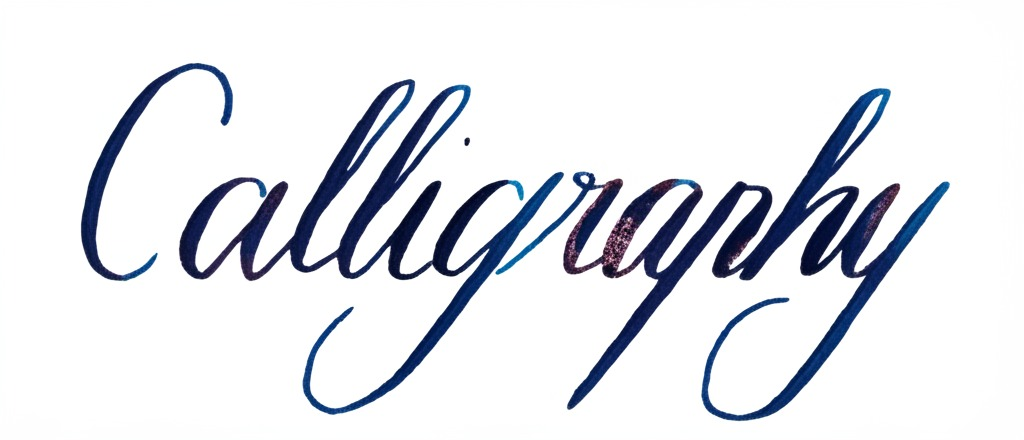
#> input picture backend/atest/calligraphic.png, 1024 x 440 px, found by its file name
$ python continuous_part_coverage.py
#> lines starting #> are read from the running program, lines starting #| are printed output that depends on the picture; after the words box and inside, x2 and y2 are one past the last pixel; in counts of white or black regions, pixels touching at a corner belong together
import cv2
import numpy as np
import matplotlib.pyplot as plt
import base64
from io import BytesIO

class ContinuousPartCoverageAnalyzer:
    def __init__(self, image_input, is_base64=True):
        """
        Initializes the analyzer by loading the original color image.
        """
#> called with is_base64 = False
        self.img_color = None

        if is_base64:
            img_data = base64.b64decode(image_input)
            nparr = np.frombuffer(img_data, np.uint8)
            self.img_color = cv2.imdecode(nparr, cv2.IMREAD_COLOR)
            if self.img_color is None:
                raise ValueError("Could not decode base64 image as color.")
        else:
            self.img_color = cv2.imread(image_input, cv2.IMREAD_COLOR)
#> self.img_color is the input picture: shape (440, 1024, 3); mean B, G, R 234.2, 228.9, 226.8
            if self.img_color is None:
                raise ValueError(f"Could not read image as color at path: {image_input}")

        self.original_height, self.original_width = self.img_color.shape[:2]
#> self.original_height = 440; self.original_width = 1024
        self.binary_image = None
        self.contours = []
        self.total_bounding_box = None
        self.continuous_part_boxes = []

    def _reset_analysis_data(self):
        """
        Clears intermediate data from previous analysis runs.
        """
        self.binary_image = None
        self.contours = []
        self.total_bounding_box = None
        self.continuous_part_boxes = []

    def preprocess_image(self):
        """
        Applies preprocessing: Grayscale, Blur, Otsu Thresholding.
        Stores results in self.binary_image.
        Uses fixed internal parameters.
        """
        BLUR_KSIZE = 7

        # 1. Grayscale
        gray_image = cv2.cvtColor(self.img_color, cv2.COLOR_BGR2GRAY)
        processed = gray_image.copy()

        # 2. Gaussian Blur
        if BLUR_KSIZE > 1:
            ksize = BLUR_KSIZE if BLUR_KSIZE % 2 != 0 else BLUR_KSIZE + 1
            processed = cv2.GaussianBlur(processed, (ksize, ksize), 0)

        # 3. Adaptive Thresholding
        threshold = cv2.adaptiveThreshold(processed, 255, cv2.ADAPTIVE_THRESH_GAUSSIAN_C, cv2.THRESH_BINARY_INV, 11, 2)

        # 4. Morphological Closing
        kernel = np.ones((3, 3), np.uint8)
        self.binary_image = cv2.morphologyEx(threshold, cv2.MORPH_CLOSE, kernel)

    def _calculate_coverage_ratio(self):
        """
        Calculates the Continuous Part Coverage Ratio using fixed internal parameters.
        Corrects for overlaps.
        """
        CONTINUOUS_PART_THRESHOLD_FACTOR = 0.1775

        metrics = {
            'total_text_width': 0,
            'continuous_part_count': 0,
            'sum_individual_part_widths': 0,
            'effective_covered_width': 0,
            'continuous_part_coverage_ratio': 0.0,
            'threshold_factor_used': CONTINUOUS_PART_THRESHOLD_FACTOR
        }

        plot_data = {
            'total_bounding_box': None,
            'continuous_part_boxes': []
        }

        self.contours, _ = cv2.findContours(self.binary_image, cv2.RETR_EXTERNAL, cv2.CHAIN_APPROX_SIMPLE)

        if not self.contours:
            return metrics, plot_data

        all_points = np.vstack(self.contours).squeeze()

        if all_points.ndim == 1:
            all_points = np.array([all_points])

        if all_points.size == 0:
            return metrics, plot_data

        min_x, min_y = all_points.min(axis=0)
        max_x, max_y = all_points.max(axis=0)
        total_width = max(1, max_x - min_x + 1)
        total_height = max(1, max_y - min_y + 1)
        self.total_bounding_box = (min_x, min_y, total_width, total_height)
        metrics['total_text_width'] = total_width
        plot_data['total_bounding_box'] = self.total_bounding_box
        width_threshold_pixels = total_width * CONTINUOUS_PART_THRESHOLD_FACTOR
        self.continuous_part_boxes = []
        sum_individual_widths = 0

        for cnt in self.contours:
            x, y, w, h = cv2.boundingRect(cnt)
            if w > width_threshold_pixels:
                self.continuous_part_boxes.append((x, y, w, h))
                sum_individual_widths += w

        plot_data['continuous_part_boxes'] = self.continuous_part_boxes
        metrics['continuous_part_count'] = len(self.continuous_part_boxes)
        metrics['sum_individual_part_widths'] = sum_individual_widths

        if not self.continuous_part_boxes:
            metrics['effective_covered_width'] = 0
        else:
            horizontal_coverage_mask = np.zeros(total_width, dtype=bool)
            for (x_part, _, w_part, _) in self.continuous_part_boxes:
                mask_start_idx = max(0, x_part - min_x)
                mask_end_idx = min(total_width, x_part + w_part - min_x)

                if mask_end_idx > mask_start_idx:
                     horizontal_coverage_mask[mask_start_idx:mask_end_idx] = True

            effective_width = np.sum(horizontal_coverage_mask)
            metrics['effective_covered_width'] = effective_width

        if total_width > 0:
             metrics['continuous_part_coverage_ratio'] = metrics['effective_covered_width'] / total_width
        else:
             metrics['continuous_part_coverage_ratio'] = 0.0

        return metrics, plot_data

    def _generate_visualization(self, metrics, plot_data):
        """
        Generates visualization plots, including a coverage ratio bar chart.
        Uses fixed display parameters.
        """
        # --- Fixed Visualization Parameters ---
        FIGURE_SIZE = (12, 8)
        TOTAL_BOX_COLOR = (0, 0, 255) # Blue in BGR
        PART_BOX_COLOR = (0, 255, 0) # Green in BGR
        BOX_THICKNESS = 2
        # Colors for the bar chart segments
        COVERED_BAR_COLOR = 'seagreen'
        UNCOVERED_BAR_COLOR = 'lightcoral'
        LAYOUT_PADDING = 1.5

        graphs = []
        if self.img_color is None or self.binary_image is None or plot_data is None:
            print("Warning: Cannot generate visualization, required data missing.")
            return graphs

        plt.figure("Continuous Part Coverage Analysis", figsize=FIGURE_SIZE)

        # Plot 1: Original Image
        plt.subplot(2, 2, 1)
        img_rgb = cv2.cvtColor(self.img_color, cv2.COLOR_BGR2RGB)
        plt.imshow(img_rgb)
        plt.title("Original Image")
        plt.axis('off')

        # Plot 2: Preprocessed Image
        plt.subplot(2, 2, 2)
        plt.imshow(self.binary_image, cmap='gray')
        plt.title("Preprocessed Image")
        plt.axis('off')

        # Plot 3: Detected Continuous Parts
        plt.subplot(2, 2, 3)
        vis_img_boxes = img_rgb.copy()
        if plot_data.get('total_bounding_box'):
            x_t, y_t, w_t, h_t = plot_data['total_bounding_box']
            cv2.rectangle(vis_img_boxes, (x_t, y_t), (x_t + w_t, y_t + h_t), TOTAL_BOX_COLOR, BOX_THICKNESS)
        cont_part_boxes = plot_data.get('continuous_part_boxes', [])
        for (x, y, w, h) in cont_part_boxes:
            cv2.rectangle(vis_img_boxes, (x, y), (x + w, y + h), PART_BOX_COLOR, BOX_THICKNESS)
        plt.imshow(vis_img_boxes)
        plt.title(f"Total Box (Blue), Continuous Parts (Green, {len(cont_part_boxes)})")
        plt.axis('off')

        # --- Plot 4: Coverage Ratio Stacked Bar Chart ---
        plt.subplot(2, 2, 4)
        total_w = metrics.get('total_text_width', 0)
        effective_w = metrics.get('effective_covered_width', 0)
        ratio = metrics.get('continuous_part_coverage_ratio', 0.0)

        # Ensure effective width doesn't exceed total width (can happen with rounding)
        effective_w = min(effective_w, total_w)
        uncovered_w = total_w - effective_w

        # Data for the stacked bar chart
        widths = [effective_w, uncovered_w]
        labels = ['Covered by Parts', 'Uncovered']
        colors = [COVERED_BAR_COLOR, UNCOVERED_BAR_COLOR]
        y_pos = 0 # Position on y-axis (only one bar)

        # Plot the bars stacked horizontally
        plt.barh(y_pos, widths[0], color=colors[0], label=labels[0])
        plt.barh(y_pos, widths[1], left=widths[0], color=colors[1], label=labels[1])

        # Add labels and title
        plt.xlabel("Width (pixels)")
        plt.title(f"Continuous Part Coverage Ratio: {ratio:.3f}")
        plt.yticks([], []) # Hide y-axis ticks as it's just one category
        plt.legend(loc='lower right', fontsize='small')

        # Set x-axis limits to show the full bar nicely
        plt.xlim(0, total_w * 1.05) # Add a little padding

        # Optional: Add text annotation for the ratio value
        plt.text(total_w / 2, y_pos, f"{ratio*100:.1f}%",
                 ha='center', va='center', color='white', fontweight='bold')


        plt.tight_layout(pad=LAYOUT_PADDING)

        # Save plot to buffer and encode
        buf = BytesIO()
        plt.savefig(buf, format='png', bbox_inches='tight')
        buf.seek(0)
        plot_base64 = base64.b64encode(buf.getvalue()).decode('utf-8')
        plt.close() # Close the figure explicitly

        graphs.append(plot_base64)
        return graphs

    def analyze(self, debug=False):
        """
        Orchestrates the analysis process with fixed internal parameters.
        """
        self._reset_analysis_data()
        self.preprocess_image()
#> in preprocess_image, `processed = cv2.GaussianBlur(processed, (ksize, ksize), 0)`:
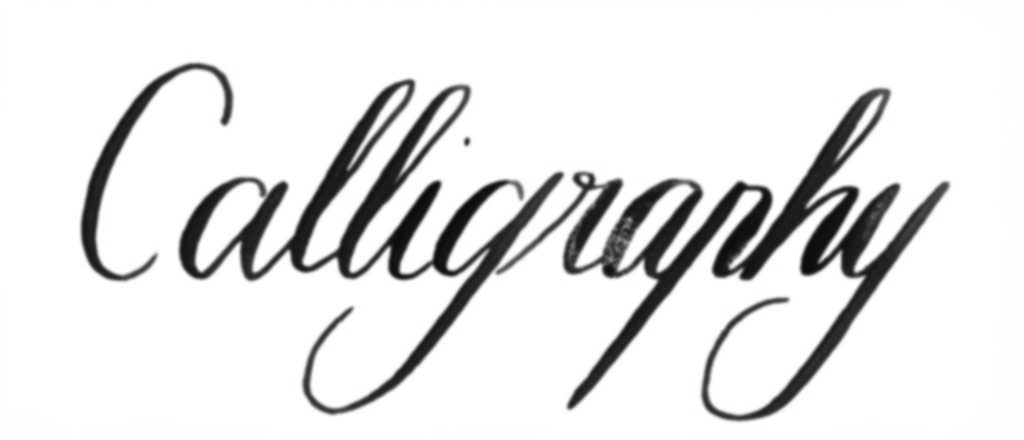
#> processed: shape (440, 1024); min 10, max 255, mean 228.9
#> in preprocess_image, `threshold = cv2.adaptiveThreshold(processed, 255, cv2.ADAPTIVE_THRESH_..`:
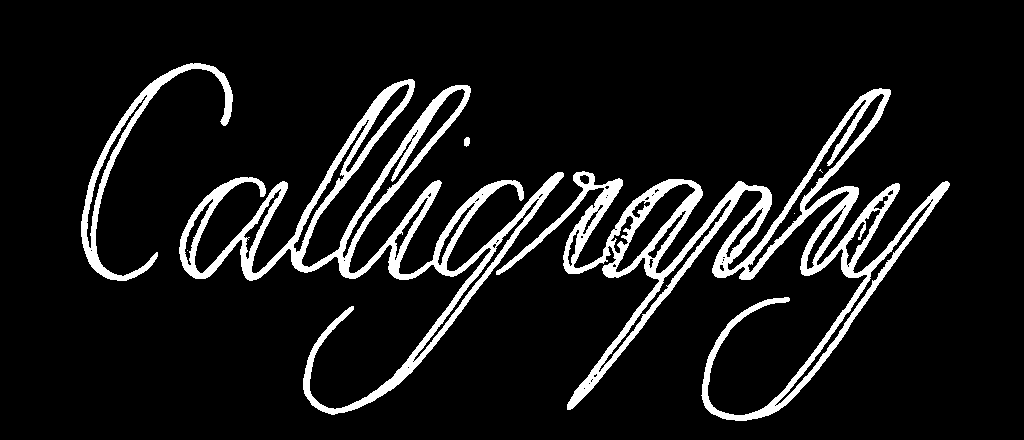
#> threshold: shape (440, 1024); 9.6% white; 7 white regions (3 under 20 px), largest, box (x1, y1, x2, y2) and area: (496, 88, 950, 421) 21652, (179, 79, 564, 415) 18054, (81, 63, 233, 281) 3632, (464, 137, 470, 147) 49
#> in preprocess_image, `self.binary_image = cv2.morphologyEx(threshold, cv2.MORPH_CLOSE, kernel)`:
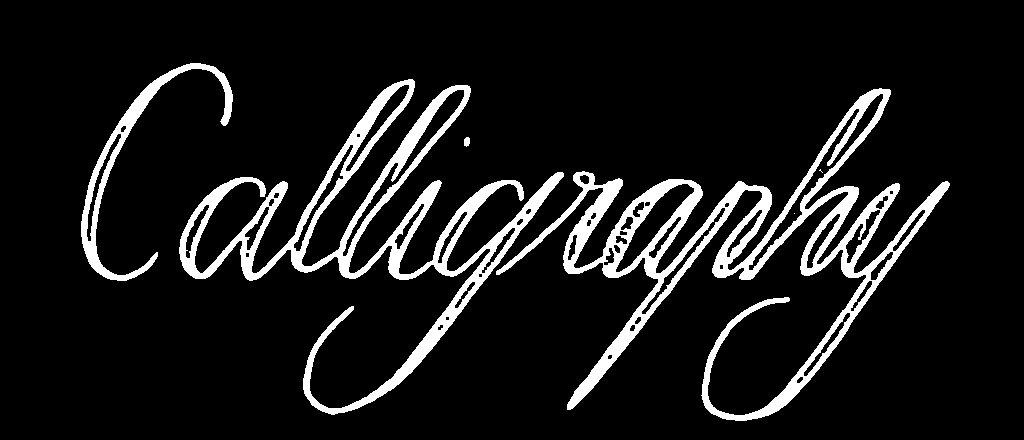
#> self.binary_image: shape (440, 1024); 9.9% white; 6 white regions (2 under 20 px)
        metrics, plot_data = self._calculate_coverage_ratio()
#> in _calculate_coverage_ratio, `self.contours, _ = cv2.findContours(self.binary_image, cv2.RETR_EXTERN..`: self.contours = 4 contours; box (x1, y1, x2, y2) and area: (496, 88, 950, 421) 27752, (179, 79, 564, 415) 21656, (81, 63, 233, 281) 3848, (464, 137, 470, 147) 37
#> in _calculate_coverage_ratio, `all_points = np.vstack(self.contours).squeeze()`: all_points = 3634 pairs, first value 81 to 949, second value 63 to 420
#> in _calculate_coverage_ratio, `min_x, min_y = all_points.min(axis=0)`: min_x = 81; min_y = 63
#> in _calculate_coverage_ratio, `max_x, max_y = all_points.max(axis=0)`: max_x = 949; max_y = 420
#> in _calculate_coverage_ratio, `total_width = max(1, max_x - min_x + 1)`: total_width = 869
#> in _calculate_coverage_ratio, `total_height = max(1, max_y - min_y + 1)`: total_height = 358
#> in _calculate_coverage_ratio, `self.total_bounding_box = (min_x, min_y, total_width, total_height)`: self.total_bounding_box = (81, 63, 869, 358)
#> in _calculate_coverage_ratio, `width_threshold_pixels = total_width * CONTINUOUS_PART_THRESHOLD_FACTOR`: width_threshold_pixels = 154.2
#> the loop in _calculate_coverage_ratio, `for cnt in self.contours:` made 4 passes
#> (x, y, w, h, sum_individual_widths) on passes 2 to 3: (496, 88, 454, 333, 454), (179, 79, 385, 336, 839)
#> (x, y, w, h) on passes 1, 4: (464, 137, 6, 10), (81, 63, 152, 218)
#> after the loop in _calculate_coverage_ratio, `for cnt in self.contours:`: self.continuous_part_boxes = [(496, 88, 454, 333), (179, 79, 385, 336)]; sum_individual_widths = 839
#> the loop in _calculate_coverage_ratio, `for (x_part, _, w_part, _) in self.continuous_part_boxes:` made 2 passes
#> (x_part, w_part, mask_start_idx, mask_end_idx) on passes 1 to 2: (496, 454, 415, 869), (179, 385, 98, 483)
#> in _calculate_coverage_ratio, `effective_width = np.sum(horizontal_coverage_mask)`: effective_width = 771
#> metrics = {'total_text_width': 869, 'continuous_part_count': 2, 'sum_individual_part_widths': 839, 'effective_covered_width': 771, 'continuous_part_coverage_ratio': 0.887, 'threshold_factor_used': 0.177}; plot_data = {'total_bounding_box': (81, 63, 869, 358), 'continuous_part_boxes': [(496, 88, 454, 333), (179, 79, 385, 336)]}

        result = {'metrics': metrics, 'graphs': []}

        if 'error' in metrics:
            return result

        if debug:
            if plot_data and plot_data.get('total_bounding_box') is not None:
                result['graphs'] = self._generate_visualization(metrics, plot_data)
#> in _generate_visualization, `x_t, y_t, w_t, h_t = plot_data['total_bounding_box']`: x_t = 81; y_t = 63; w_t = 869; h_t = 358
#> in _generate_visualization, `cv2.rectangle(vis_img_boxes, (x_t, y_t), (x_t + w_t, y_t + h_t), TOTAL..`:
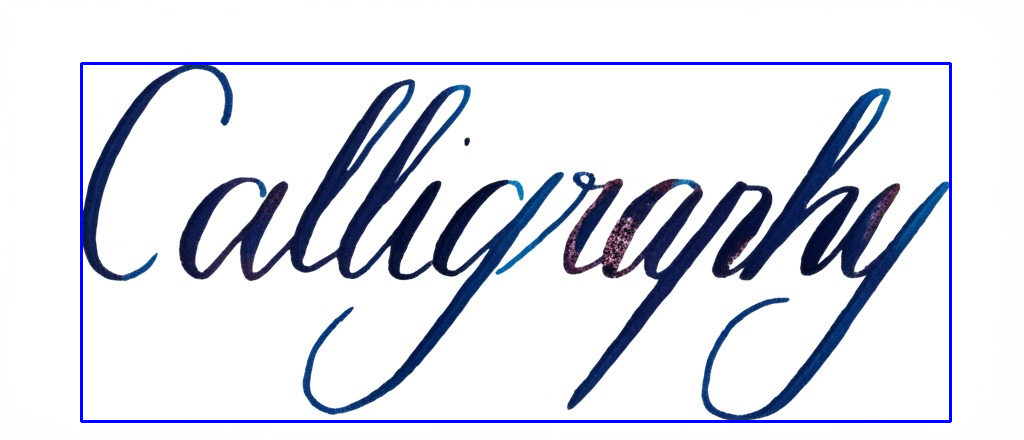
#> vis_img_boxes: shape (440, 1024, 3); mean R, G, B 222.7, 224.8, 234.2
#> in _generate_visualization, `cont_part_boxes = plot_data.get('continuous_part_boxes', [])`: cont_part_boxes = [(496, 88, 454, 333), (179, 79, 385, 336)]
#> the loop in _generate_visualization, `for (x, y, w, h) in cont_part_boxes:` made 2 passes
#> after the loop in _generate_visualization, `for (x, y, w, h) in cont_part_boxes:`:
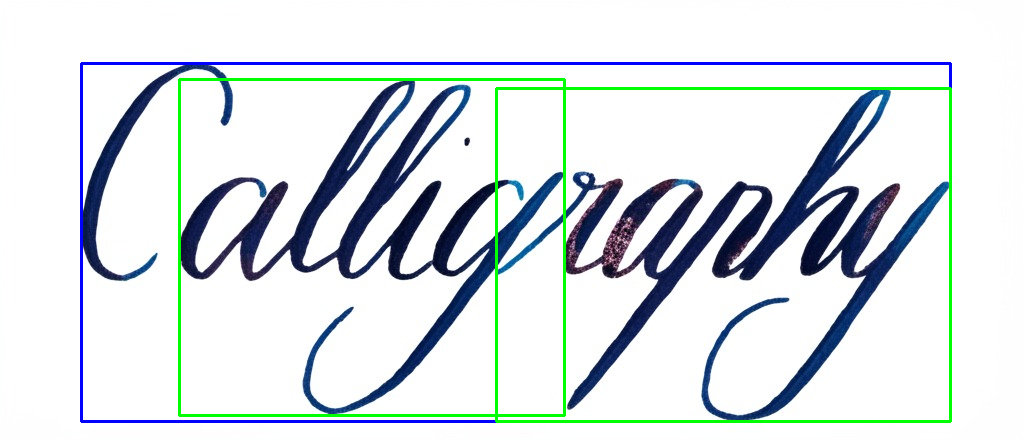
#> vis_img_boxes: shape (440, 1024, 3); 2% of pixels changed, all inside (x1, y1, x2, y2) = (178, 78, 952, 423)
#> in _generate_visualization, `total_w = metrics.get('total_text_width', 0)`: total_w = 869
#> in _generate_visualization, `effective_w = metrics.get('effective_covered_width', 0)`: effective_w = 771
#> in _generate_visualization, `ratio = metrics.get('continuous_part_coverage_ratio', 0.0)`: ratio = 0.887
#> in _generate_visualization, `uncovered_w = total_w - effective_w`: uncovered_w = 98
#> in _generate_visualization, `widths = [effective_w, uncovered_w]`: widths = [771, 98]
#> in _generate_visualization, `plt.savefig(buf, format='png', bbox_inches='tight')`:
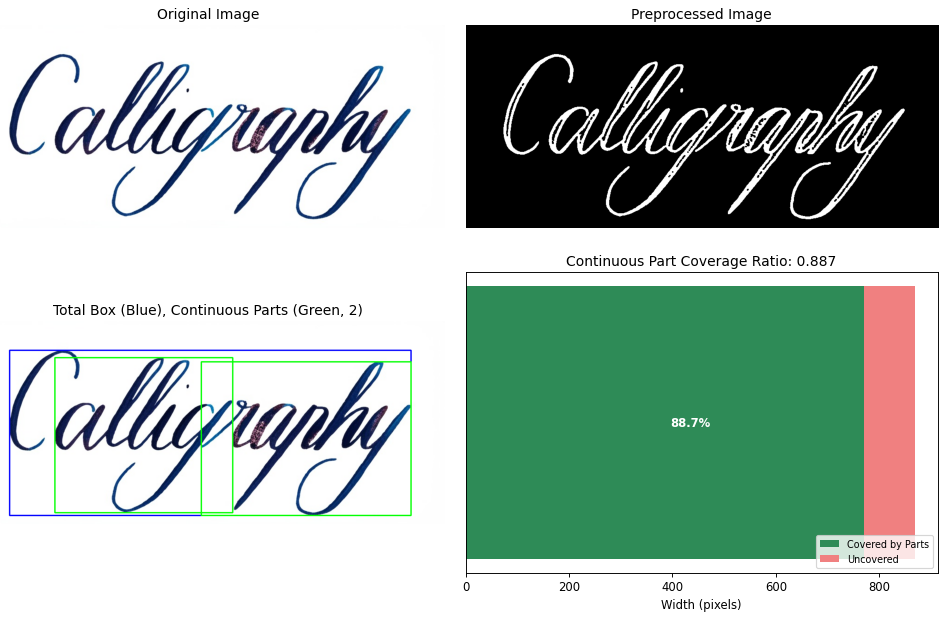
#> figure drawn by matplotlib, 4 panels
            else:
                print("Warning: Skipping visualization due to missing plot data.")

        # Preprocess the image and convert to base64
        _, buffer = cv2.imencode('.png', self.binary_image)
#> buffer = 15691 values, max 255 at index 531, min 0 at index 8, mean 106
        preprocessed_image_base64 = base64.b64encode(buffer).decode('utf-8')
        result['preprocessed_image'] = preprocessed_image_base64

        return result


# === Example Usage (remains the same) ===
if __name__ == "__main__":
    image_path = r"C:\Users\Samson\Desktop\Coding\IPPR\NoteMercy_Extension\backend\atest\calligraphic.png" # <<< CHANGE THIS
    analyzer = ContinuousPartCoverageAnalyzer(image_path, is_base64=False)
    results = analyzer.analyze(debug=True)
#> results = 3 items

    print("\n===== Continuous Part Coverage Analysis Results =====")
    metrics = results['metrics']
    for key, value in metrics.items():
        if isinstance(value, float):
            print(f"{key}: {value:.4f}")
        else:
            print(f"{key}: {value}")
#> this loop made 6 passes
#> (key, value) on passes 1 to 6: ('total_text_width', 869), ('continuous_part_count', 2), ('sum_individual_part_widths', 839), ('effective_covered_width', 771), ('continuous_part_coverage_ratio', 0.887), ('threshold_factor_used', 0.177)
#| total_text_width: 869
#| continuous_part_count: 2
#| sum_individual_part_widths: 839
#| effective_covered_width: 771
#| continuous_part_coverage_ratio: 0.8872
#| threshold_factor_used: 0.1775

    # Display the image directly without saving
    if results['graphs']:
        from PIL import Image
        import io

        print("\nDisplaying visualization...")
        img_data = base64.b64decode(results['graphs'][0])
        img = Image.open(io.BytesIO(img_data))
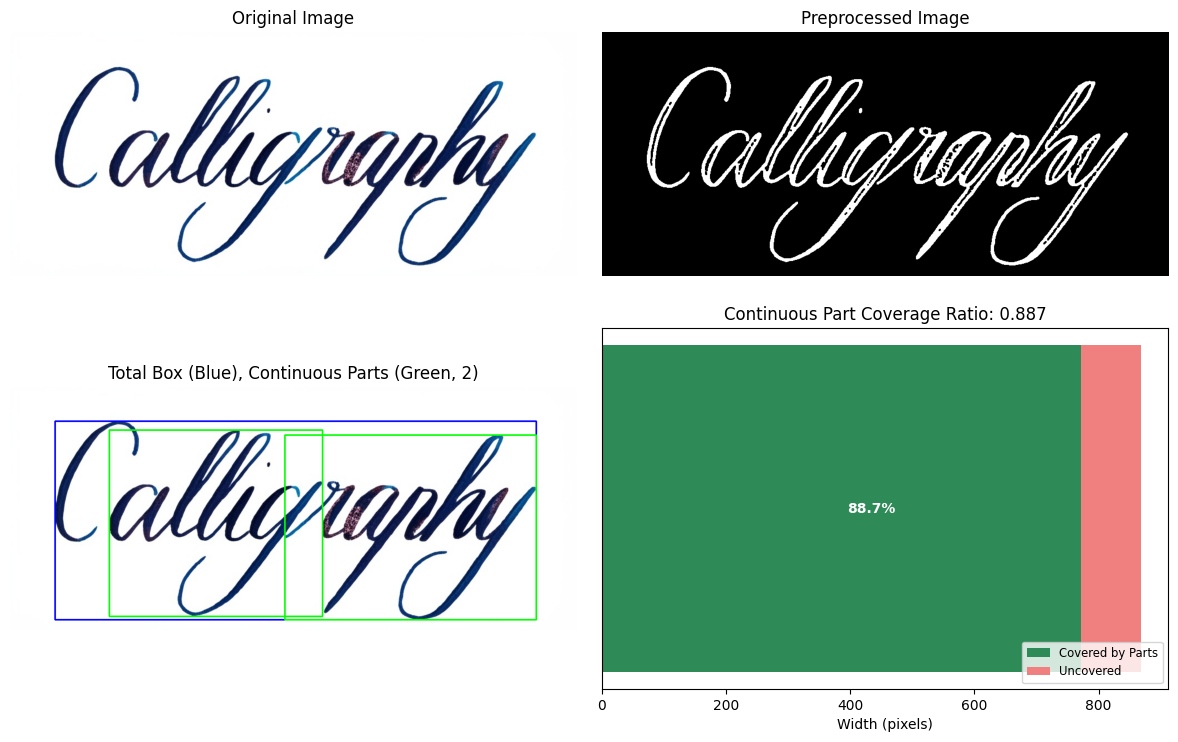
#> img: PIL image 1178x742 RGBA; mean R, G, B, A 169.1, 184.7, 176.8, 255
        img.show()
    print("\nDisplaying preprocessed_image...")
    preprocessed_img_data = base64.b64decode(results['preprocessed_image'])
    preprocessed_img = Image.open(io.BytesIO(preprocessed_img_data))
    preprocessed_img.show()
